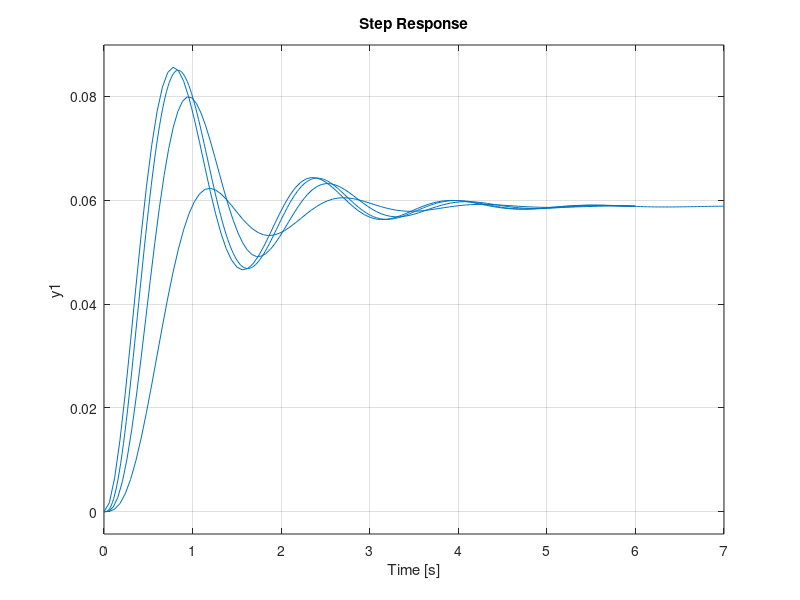

Source code (MATLAB):
% Atividade Modelagem e Simulação de Sistemas Dinâmicos
% Sistemas de Segunda Ordem
% Aluno: Gabriel Almeida Santos de Oliveira

clear;
clc; 

num = [1 2 6 20];
den = {[1 2 17]; [1 4 21 34]; [1 8 29 102]; [1 22 57 340]};
for ind=1:4
    Y = tf(num(ind),den{ind});
    step(Y)
    hold on;
end
grid on;
hold off;






% Y3 = tf(num, den);
% raizes_dominantes = roots(den);
% step(Y3);
% hold on;
% 
% raizes_dominantes(2:3);
% den2 = poly(raizes_dominantes(2:3));
% Y2 = tf(5, den2);
% step(Y2);
% hold off;



% for ind=1:9
%     list_zeta = [0.1 0.2 0.4 0.7071 1 1.2 1.4 2 5];
%     den = [1 2*list_zeta(ind) 1];
%     Y = tf(num, den);
%     impulse(Y);
%     hold on;
% end

% hold off;

